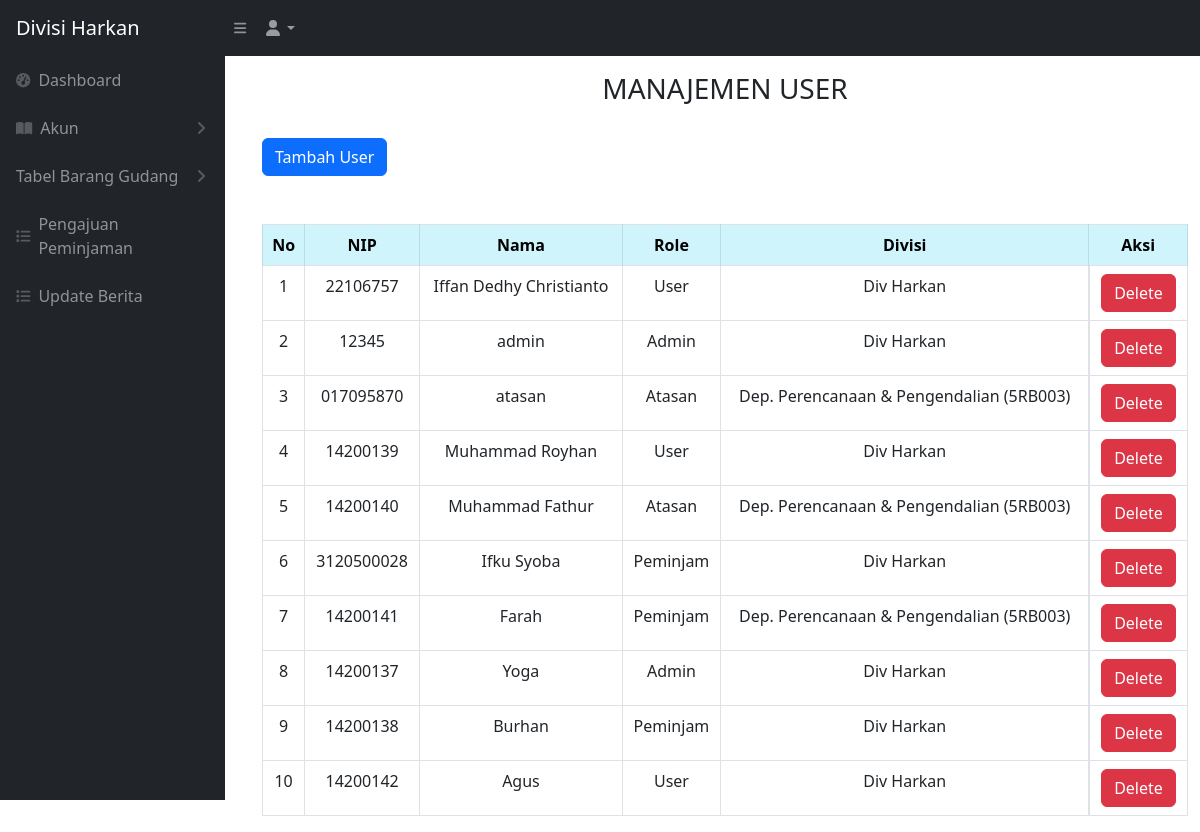
Page /user_manajemen.php (signed in) on the earlier database version.
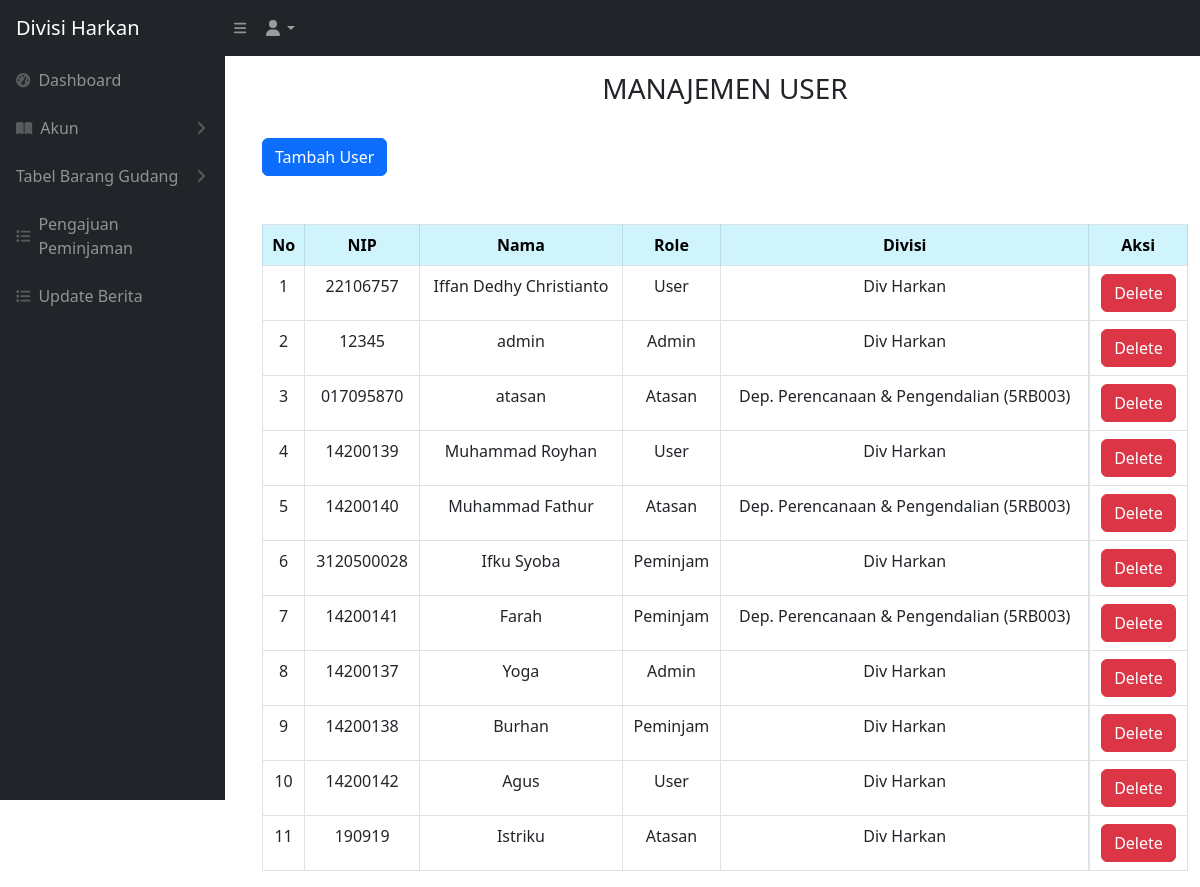
Same page on the later database version.
### tables this page shows
CREATE TABLE `users` (
  `id_user` int NOT NULL,
  `nip_user` varchar(512) NOT NULL,
  `nama_user` varchar(512) NOT NULL,
  `password_user` varchar(512) NOT NULL,
  `divisi_id` int NOT NULL,
  `role_id` int NOT NULL
);

CREATE TABLE `divisi` (
  `iddivisi` int NOT NULL,
  `namadivisi` varchar(200) NOT NULL
);

### user_manajemen.php (the view, shortened to what this page needs)
<!DOCTYPE html>
<html lang="en">
<head>
    <link href="css/styles.css" rel="stylesheet" />
</head>
<?php include 'sidebar.php' ?>
<br>
<br>
<body>
    <main id="main-content" class="<?= isset($_GET['sidebarClosed']) ? '' : 'main-with-sidebar' ?>">
        <div class="container-fluid px-4">
            <h3 class="mt-4 text-center">MANAJEMEN USER</h3>
        </div>
        <br>
        <div class="container -fluid">
            <div class="card-mb-4">
                <button type="button" class="btn btn-primary" data-bs-toggle="modal" data-bs-target="#myModal">
                    Tambah User
                </button>
                <br>
                <br>
                <br>
                <div class="card-body">
                    <div class="table table-responsive">
                        <table class="table table-bordered" id="dataTable" width="100" cellspacing="0">
                            <thead>
                                <tr>
                                    <th class="table-info text-center align-middle">No</th>
                                    <th class="table-info text-center align-middle">NIP</th>
                                    <th class="table-info text-center align-middle">Nama</th>
                                    <th class="table-info text-center align-middle">Role</th>
                                    <th class="table-info text-center align-middle">Divisi</th>
                                    <th class="table-info text-center align-middle">Aksi</th>
                                </tr>
                            </thead>
                            <tbody>
                                <?php
                                require 'controller/koneksi.php';
                                $query = "SELECT nip_user, nama_user, role_id FROM users";
                                $i = 1;
                                $ambilSemuaUser = mysqli_query($conn, $query);
                                while ($data = mysqli_fetch_array($ambilSemuaUser)) {
                                    $nip = $data['nip_user'];
                                    $nama = $data['nama_user'];
                                    $role = $data['role_id'];
                                ?>
                                    <tr>
                                        <td style="text-align: center;"><?= $i++ ?></td>
                                        <td style="text-align: center;"><?= $nip ?></td>
                                        <td style="text-align: center;"><?= $nama ?></td>
                                        <td style="text-align: center;">
                                            <?php
                                            if ($role == 1) {
                                                echo "Admin";
                                            } else if ($role == 2) {
                                                echo "User";
                                            } else if ($role == 3) {
                                                echo "Atasan";
                                            } else if ($role == 4) {
                                                echo "Peminjam";
                                            } else {
                                                echo "User tidak diketahui";
                                            }
                                            ?></td>
                                        <td style="text-align: center;">
                                            <?php
                                            $queryDivisi = "SELECT d.namadivisi FROM divisi d INNER JOIN users u ON d.iddivisi = u.divisi_id WHERE u.nip_user = '$nip'";
                                            $resultDivisi = mysqli_query($conn, $queryDivisi);
                                            if ($resultDivisi && mysqli_num_rows($resultDivisi) > 0) {
                                                $rowDivisi = mysqli_fetch_assoc($resultDivisi);
                                                echo $rowDivisi['namadivisi'];
                                            } else {
                                                echo "Tidak ada data divisi";
                                            }
                                            ?></td>
                                        <td class="text-center-td">
                                            <button type="button" class="btn btn-danger" data-bs-toggle="modal" data-bs-target="#delete<?= $nip; ?>">
                                                Delete
                                            </button>
                                        </td>
                                    </tr>
                                <?php
                                };
                                ?>
                            </tbody>
                        </table>
    </main>
</body>
</html>

Differences in the rows shown:
added users: nip_user "190919", nama_user "Istriku", shows "Atasan", divisi.namadivisi "Div Harkan"
